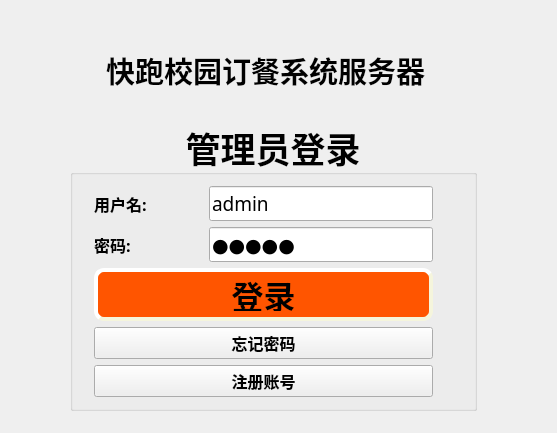
<?xml version="1.0" encoding="UTF-8"?>
<ui version="4.0">
 <class>SalesLogin</class>
 <widget class="QWidget" name="SalesLogin">
  <property name="geometry">
   <rect>
    <x>0</x>
    <y>0</y>
    <width>557</width>
    <height>433</height>
   </rect>
  </property>
  <property name="windowTitle">
   <string>SalesLogin</string>
  </property>
  <property name="styleSheet">
   <string notr="true">
QWidget#SalesLogin{
	
	background-image: url(:/image/back.jpg);
}</string>
  </property>
  <widget class="QLabel" name="label_4">
   <property name="geometry">
    <rect>
     <x>-10</x>
     <y>40</y>
     <width>551</width>
     <height>60</height>
    </rect>
   </property>
   <property name="font">
    <font>
     <family>华文细黑</family>
     <pointsize>22</pointsize>
     <weight>75</weight>
     <bold>true</bold>
    </font>
   </property>
   <property name="contextMenuPolicy">
    <enum>Qt::DefaultContextMenu</enum>
   </property>
   <property name="layoutDirection">
    <enum>Qt::LeftToRight</enum>
   </property>
   <property name="text">
    <string>快跑校园订餐系统服务器</string>
   </property>
   <property name="alignment">
    <set>Qt::AlignCenter</set>
   </property>
  </widget>
  <widget class="QGroupBox" name="groupBox">
   <property name="geometry">
    <rect>
     <x>70</x>
     <y>120</y>
     <width>407</width>
     <height>291</height>
    </rect>
   </property>
   <property name="font">
    <font>
     <family>华文细黑</family>
     <pointsize>26</pointsize>
     <weight>75</weight>
     <bold>true</bold>
    </font>
   </property>
   <property name="styleSheet">
    <string notr="true"/>
   </property>
   <property name="title">
    <string>管理员登录</string>
   </property>
   <property name="alignment">
    <set>Qt::AlignCenter</set>
   </property>
   <layout class="QGridLayout" name="gridLayout_2">
    <item row="0" column="0">
     <layout class="QGridLayout" name="gridLayout">
      <item row="1" column="2">
       <spacer name="verticalSpacer">
        <property name="orientation">
         <enum>Qt::Vertical</enum>
        </property>
        <property name="sizeType">
         <enum>QSizePolicy::Fixed</enum>
        </property>
        <property name="sizeHint" stdset="0">
         <size>
          <width>10</width>
          <height>0</height>
         </size>
        </property>
       </spacer>
      </item>
      <item row="2" column="2" colspan="2">
       <widget class="QLineEdit" name="le_pswd">
        <property name="font">
         <font>
          <family>楷体</family>
          <pointsize>14</pointsize>
          <weight>50</weight>
          <bold>false</bold>
         </font>
        </property>
        <property name="text">
         <string>admin</string>
        </property>
        <property name="echoMode">
         <enum>QLineEdit::Password</enum>
        </property>
       </widget>
      </item>
      <item row="2" column="1">
       <widget class="QLabel" name="label_3">
        <property name="font">
         <font>
          <family>楷体</family>
          <pointsize>12</pointsize>
         </font>
        </property>
        <property name="text">
         <string>密码:</string>
        </property>
       </widget>
      </item>
      <item row="5" column="1" colspan="3">
       <widget class="QPushButton" name="pb_register">
        <property name="font">
         <font>
          <family>幼圆</family>
          <pointsize>12</pointsize>
         </font>
        </property>
        <property name="text">
         <string>注册账号</string>
        </property>
       </widget>
      </item>
      <item row="0" column="0">
       <spacer name="horizontalSpacer">
        <property name="orientation">
         <enum>Qt::Horizontal</enum>
        </property>
        <property name="sizeType">
         <enum>QSizePolicy::Fixed</enum>
        </property>
        <property name="sizeHint" stdset="0">
         <size>
          <width>10</width>
          <height>10</height>
         </size>
        </property>
       </spacer>
      </item>
      <item row="0" column="1">
       <widget class="QLabel" name="label_2">
        <property name="font">
         <font>
          <family>楷体</family>
          <pointsize>12</pointsize>
         </font>
        </property>
        <property name="text">
         <string>用户名:</string>
        </property>
       </widget>
      </item>
      <item row="0" column="4">
       <spacer name="horizontalSpacer_2">
        <property name="orientation">
         <enum>Qt::Horizontal</enum>
        </property>
        <property name="sizeType">
         <enum>QSizePolicy::Fixed</enum>
        </property>
        <property name="sizeHint" stdset="0">
         <size>
          <width>10</width>
          <height>10</height>
         </size>
        </property>
       </spacer>
      </item>
      <item row="0" column="2" colspan="2">
       <widget class="QLineEdit" name="le_id">
        <property name="font">
         <font>
          <family>楷体</family>
          <pointsize>14</pointsize>
          <weight>50</weight>
          <bold>false</bold>
         </font>
        </property>
        <property name="text">
         <string>admin</string>
        </property>
       </widget>
      </item>
      <item row="5" column="4">
       <spacer name="horizontalSpacer_3">
        <property name="orientation">
         <enum>Qt::Horizontal</enum>
        </property>
        <property name="sizeType">
         <enum>QSizePolicy::Fixed</enum>
        </property>
        <property name="sizeHint" stdset="0">
         <size>
          <width>30</width>
          <height>20</height>
         </size>
        </property>
       </spacer>
      </item>
      <item row="3" column="1" colspan="3">
       <widget class="QPushButton" name="pb_login">
        <property name="font">
         <font>
          <family>幼圆</family>
          <pointsize>24</pointsize>
         </font>
        </property>
        <property name="contextMenuPolicy">
         <enum>Qt::ActionsContextMenu</enum>
        </property>
        <property name="styleSheet">
         <string notr="true">QPushButton#pb_login{
    background-color: rgb(255, 85, 0);
    border-style: outset;
    border-width: 4px;
    border-radius: 10px;
    border-color: beige;
    min-width: 10em;
    padding: 6px;
}
QPushButton#pb_login:pressed {
    background-color: rgb(237, 255, 245);
    border-style: inset;
}</string>
        </property>
        <property name="text">
         <string>登录</string>
        </property>
       </widget>
      </item>
      <item row="4" column="1" colspan="3">
       <widget class="QPushButton" name="pb_forget">
        <property name="font">
         <font>
          <family>幼圆</family>
          <pointsize>12</pointsize>
         </font>
        </property>
        <property name="text">
         <string>忘记密码</string>
        </property>
       </widget>
      </item>
     </layout>
    </item>
   </layout>
  </widget>
 </widget>
 <layoutdefault spacing="6" margin="11"/>
 <resources/>
 <connections/>
</ui>
